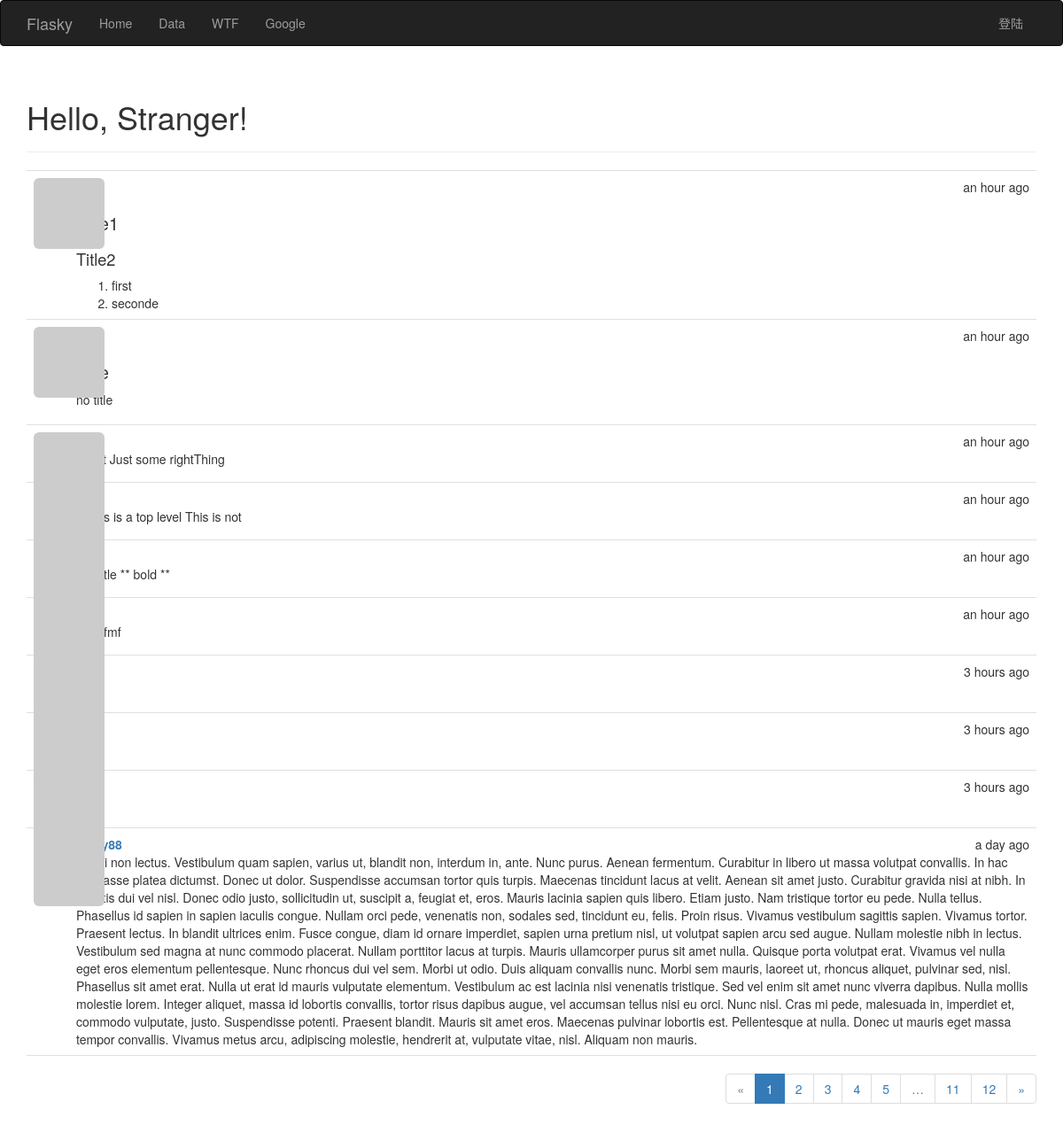
The page / on the database its author committed.
### app/models.py (models this page shows, shortened)
class Post(db.Model):
    __tablename__ = 'posts'
    id = db.Column(db.Integer,primary_key=True)
    body = db.Column(db.Text)
    timestamp = db.Column(db.DateTime,index=True,default=datetime.utcnow)
    author_id = db.Column(db.Integer,db.ForeignKey('users.id'))
    body_html = db.Column(db.Text)

### app/main/views.py (the view)
@main.route('/',methods=['GET','POST'])
def index():
    form = PostForm()
    if  current_user.can(Permission.WRITE_ARTICLES) and \
        form.validate_on_submit():
        post = Post(body = form.body.data,author = current_user._get_current_object())
        db.session.add(post)
        return redirect(url_for('.index'))
    page = request.args.get('page',1,type=int)
    pagination = Post.query.order_by(Post.timestamp.desc()).paginate(
        page,per_page=current_app.config['FLASKY_POSTS_PER_PAGE'],
        error_out=False
    )
    posts = pagination.items
    return render_template('index.html',form=form,posts = posts,pagination=pagination)

### app/auth/views.py (called while the page is built)
@auth.before_app_request
def before_request():
    if current_user.is_authenticated:
        current_user.ping()
        if not current_user.confirmed and request.endpoint[:5] !='auth.':
            return  redirect(url_for('auth.unconfirmed'))

### app/main/__init__.py (called while the page is built)
@main.app_context_processor
def inject_permissions():
    return dict(Permission=Permission)

### app/models.py (called while the page is built)
    def gravatar(self,size=100,default='identicon',rating='g'):
        if request.is_secure:
            url = 'https://secure.gravatar.com/avatar'
        else:
            url = 'http://www.gravatar.com/avatar'
        hash = self.avatar_hash
        return '{url}/{hash}?s={size}&d={default}&r={rating}'.format(url=url,hash=hash,size=size,default=default,rating=rating)

    def can(self,permissions):
        return False

### app/templates/index.html (shortened to what this page needs)
{% extends "base.html" %}
{% import "bootstrap/wtf.html" as wtf %}
{% import "_macros.html" as marcos%}
{% block page_content %}
<div class="page-header">
    <h1>Hello, {% if current_user.is_authenticated %}{{ current_user.username }}{% else %}Stranger{% endif %}!</h1>
</div>
{% include '_posts.html' %}
<div class="pagination">
    {{ marcos.pagination_widget(pagination,'.index')}}
</div>
{% endblock %}

### app/templates/_posts.html
<ul class="posts">
    {% for post in posts %}
    <li class="post">
        <div class="post-thumbnail">
            <a href="{{ url_for('.user', username=post.author.username) }}">
                <img class="img-rounded profile-thumbnail" src="{{ post.author.gravatar(size=40) }}">
            </a>
        </div>
        <div class="post-content">
            <div class="post-date">{{ moment(post.timestamp).fromNow() }}</div>
            <div class="post-author"><a href="{{ url_for('.user', username=post.author.username) }}">{{ post.author.username }}</a></div>
            <div class="post-body">
                {% if post.body_html %}
                    {{ post.body_html | safe }}
                {% else %}
                    {{ post.body }}
                {% endif %}
            </div>
        </div>
    </li>
    {% endfor %}
</ul>

### app/static/styles.css (style rules this page uses)
.profile-thumbnail { position: absolute; }
ul.posts { list-style-type: none; padding: 0px; margin: 16px 0px 0px 0px; border-top: 1px solid #e0e0e0; }
ul.posts li.post { padding: 8px; border-bottom: 1px solid #e0e0e0; }
div.post-date { float: right; }
div.post-author { font-weight: bold; }
div.post-thumbnail { position: absolute; }
div.post-content { margin-left: 48px; min-height: 48px; }
div.pagination { width: 100%; text-align: right; padding: 0px; margin: 0px; }
.post-body h1 { font-size: 140%; }
.post-body h2 { font-size: 130%; }

### rows shown on the page
Post: timestamp "an hour ago", body_html "Title2 first seconde"
Post: timestamp "an hour ago", body_html "no title"
Post: timestamp "an hour ago", body "# test Just some rightThing"
Post: timestamp "an hour ago", body "# This is a top level This is not"
Post: timestamp "an hour ago", body "## Title ** bold **"
Post: timestamp "an hour ago"
Post: timestamp "3 hours ago"
Post: timestamp "3 hours ago"
Post: timestamp "3 hours ago"
Post: timestamp "a day ago", body "Morbi non lectus. Vestibulum quam sapien, varius ut, blandit non, interdum in, ante. Nunc purus. Aenean fermentum. Curabitur in libero ut massa volutpat convallis. In hac habitasse platea dictumst. Donec ut dolor. Suspendisse accumsan tortor quis turpis. Maecenas tincidunt lacus at velit. Aenean sit amet justo. Curabitur gravida nisi at nibh. In sagittis dui vel nisl. Donec odio justo, sollicitudin ut, suscipit a, feugiat et, eros. Mauris lacinia sapien quis libero. Etiam justo. Nam tristique tortor eu pede. Nulla tellus. Phasellus id sapien in sapien iaculis congue. Nullam orci pede, venenatis non, sodales sed, tincidunt eu, felis. Proin risus. Vivamus vestibulum sagittis sapien. Vivamus…"

### other values the page prints
{{ p }} "1"
{{ p }} "2" "3" "4" "5" "11" "12"
